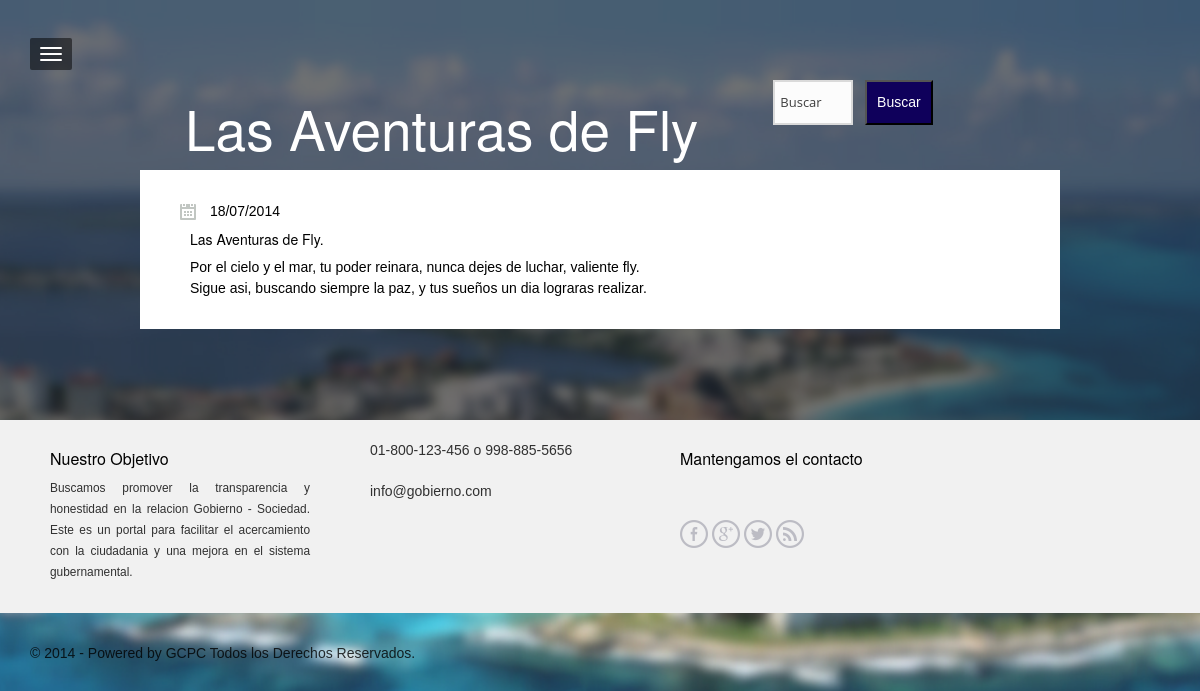
Page /programas.php?id=3 on the committed database.
### tables this page shows
CREATE TABLE IF NOT EXISTS `iniciativas` (
  `id` int(11) NOT NULL AUTO_INCREMENT,
  `titulo` varchar(100) NOT NULL,
  `descripcion` varchar(250) NOT NULL,
  `texto` varchar(5000) NOT NULL,
  `imagen` varchar(200) NOT NULL,
  `fecha` timestamp NOT NULL DEFAULT CURRENT_TIMESTAMP,
  PRIMARY KEY (`id`)
);

### admin/includes/systemcomponent.php (called while the page is built, shortened)
<?php
class systemcomponent{
	function getsettings(){
		$settings['dbhost']='localhost';
		$settings['dbusername']='root';
		$settings['dbpassword']='';
		$settings['dbname']='demanda';
		return $settings;
	}
}
?>

### admin/includes/dbconnector.php (called while the page is built, shortened)
<?php
require_once 'systemcomponent.php';
class dbconnector extends systemcomponent{
	var $link;
	function dbconnector(){
		$settings=systemcomponent::getsettings();
		$host=$settings['dbhost'];
		$db=$settings['dbname'];
		$user=$settings['dbusername'];
		$pass=$settings['dbpassword'];
		$this->link=mysql_connect($host, $user, $pass);
	}
	function query($query){
		return mysql_query($query, $this->link);
	}
	function fetcharray($result){
		return mysql_fetch_array($result);
	}
}
?>

### programas.php (the view, shortened to what this page needs)
<?php
include("admin/includes/dbconnector.php");
$con=new dbconnector();
if($_GET['id']>0){
	$sql=$con->query("SELECT * FROM iniciativas WHERE id=".$_GET['id']);
	$row=$con->fetcharray($sql);
}
?>
<!DOCTYPE html>
<html lang="en">
<?php include("header.php"); ?>
<body class="theme-invert">
<?php include("menu.php"); ?>
<section class="section" id="head">
	<div class="container">
		<div class="col-md-10 col-lg-10 col-md-offset-1 col-lg-offset-1">
			<div class="row">
				<div class="col-sm-8">
					<h2 class="text-center title"><?php if($_GET['act']=='search'){
						echo 'Resultados de la Busqueda';
					}
					else{
						if($_GET['id']>0){ echo nl2br(stripslashes($row['titulo'])); } else{ echo 'Iniciativas'; } ?></h2>
					<?php } ?>
				</div>
				<div class="col-sm-4">
					<form method="POST" action="programas.php?act=search" id="topics-filter">
						<input size="40" type="text" name="busnom" value="<?php if($_POST['busnom']==''){ echo 'Buscar'; } else{ echo $_POST['busnom']; } ?>"
							onblur="if (this.value == '') { this.value = 'Buscar' }" onfocus="if (this.value == 'Buscar') { this.value = '' }"/>
						<input type="submit" id="searchsubmit" value="Buscar" />
					</form>
				</div>
			</div>
		</div>
		<div class="col-md-10 col-lg-10 col-md-offset-1 col-lg-offset-1">
			<div class="linea2">
				<div class="row">
					<div class="col-sm-12">
						<?php
						if($_GET['act']=='search'){
							$sql=$con->query("SELECT * FROM iniciativas WHERE titulo LIKE '%".$_POST['busnom']."%' OR descripcion LIKE '%".$_POST['busnom']."%' OR
								texto LIKE '%".$_POST['busnom']."%'");
							while($row=$con->fetcharray($sql)){
								?>
								<a href="programas.php?id=<?php echo $row['id']; ?>"><div class="linke">
									<p class="opensans remove-bottom"><?php echo nl2br(stripslashes($row['titulo'])); ?></p>
								</div></a>
								<ul class="topics-meta square opensans">
									<li>
										<?php
										$date=strtotime($row['fecha']);
										$date=date('d/m/Y', $date);
										echo $date;
										?>
									</li>
								</ul>
								<?php
							}
						}
						else{
							if($_GET['id']>0){ ?>
								<ul class="news-list">
									<li class="news-item single-post clearfix">
										<figure class="media-object">
											<a href="#"><img class="callate2" src="admin/<?php echo $row['imagen'] ?>" alt=""/></a>
											<figcaption class="caption clearfix">
												<div class="news-date left">
													<img class="icon" src="assets/images/calendar.png" alt=""/>
													<a href="#">
														<?php
														$date=strtotime($row['fecha']);
														$date=date('d/m/Y', $date);
														echo $date;
														?>
													</a>
												</div>
											</figcaption>
										</figure>
										<h5 class="news-title opensans-bold">
											<a href="#"><?php echo nl2br(stripslashes($row['titulo'])); ?>.</a>
										</h5>
										<p class="news-excerpt opensans">
											<?php echo nl2br(stripslashes($row['texto'])); ?>
										</p>
									</li>
								</ul>
								<?php
								}
								?>
						<?php } ?>
					</div>
				</div>
			</div>
		</div>
	</div>
</section>
<?php include("footer.php"); ?>
</body>
</html>

### assets/css/magister.css (style rules this page uses)
html { background:#505D6E url(../images/body7.jpg) no-repeat center center fixed; min-height:100%;-webkit-background-size: cover; -moz-background-size: cover; -o-background-size: cover; background-size: cover; }
body { background:transparent; min-height:100%; -webkit-font-smoothing: antialiased;-webkit-overflow-scrolling: touch;line-height: 1.5em;font-size:14px; font-family: Helvetica, Arial, sans-serif;color:#fff;color:rgba(255,255,255,.8); font-weight: normal; }
.section { min-height:420px;width: 100%; overflow:auto;height:100%;padding-top:100px; padding-bottom:50px; display:none;top:0;background: rgba(20,20,20,.6); }
@media (min-width: 768px) { .section { padding-top:80px; } }
#head { display: block; }
a { color:#fff; text-decoration: none; }
.title,.subtitle { font-weight:normal;font-size:55px;margin-bottom:15px; color:#FFFFFF; line-height:1em; }
.theme-invert { color:#222;color:rgba(0,0,0,.8); }
.theme-invert a { color:#000; }
.theme-invert .title,.theme-invert .subtitle,.theme-invert .tagline { color:#FFF; }
.section p, .section h5, .section a { color:#FFF; }
.left { float:left; }
.linea2 { padding-top:10px; padding-bottom:10px; padding-left:-30px; padding-right:-30px; background-color:rgba(255,255,255,1); }
.linea2 p, .linea2 a { color:#000; padding-left:10px; }
form#topics-filter input[type="text"] { -webkit-appearance: none; color: #3e3e3e; font-size: 13px; font-family: 'Open Sans', sans-serif!important; font-weight: 400; background-image: url(../images/sprite.png); background-repeat: no-repeat; background-position: -244px -100px; word-wrap:break-word; display: inline!important; background-color: #fcfcfc; border: 2px solid #dadada; padding: 10px 5px; border-radius: 0; width: 27.65%; border-radius: none!important; margin: 0 3% 0 0; -webkit-box-sizing: border-box; -moz-box-sizing: border-box; box-sizing: border-box; }
#searchsubmit { padding: 10px; background-color:rgba(15,0,91,1); color:#FFF; }
.news-list { list-style:none; }

### rows in the picture
iniciativas: titulo "Las Aventuras de Fly", fecha "18/07/2014", texto "Por el cielo y el mar, tu poder reinara, nunca dejes de luchar, valiente fly. Sigue asi, buscando siempre la paz, y tus sueños un dia lograras realizar."
